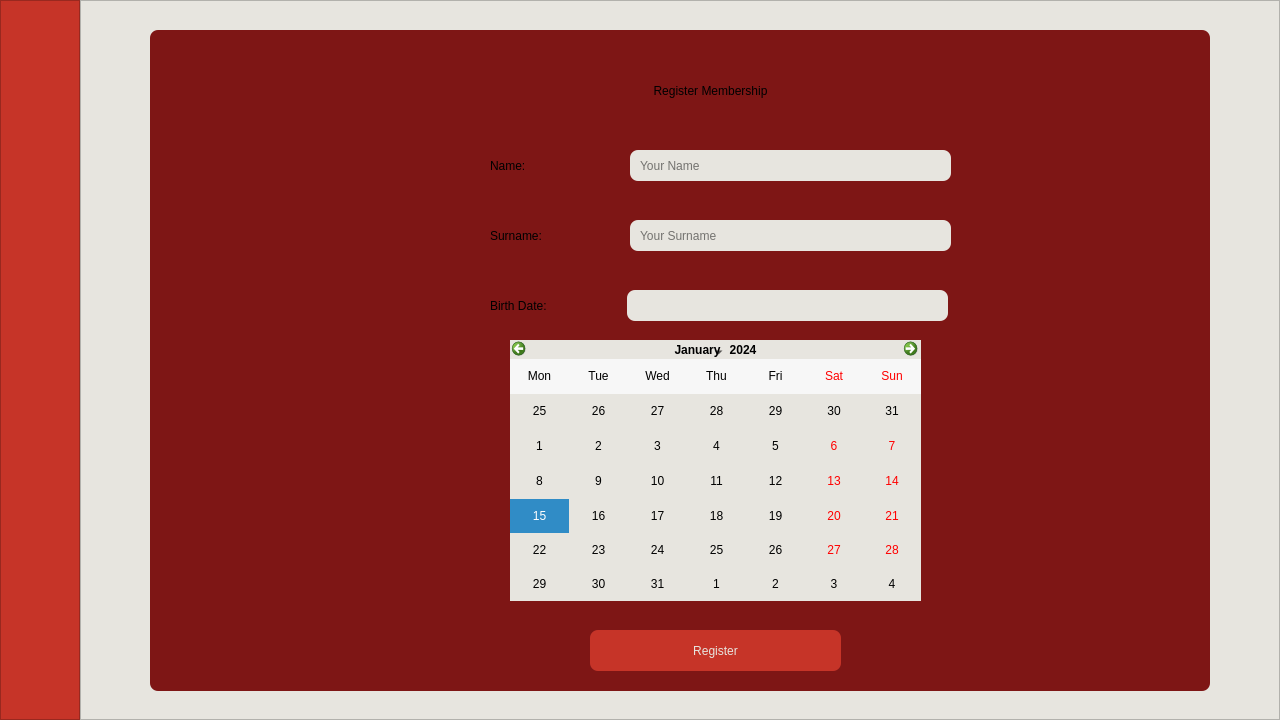
<?xml version="1.0" encoding="UTF-8"?>
<ui version="4.0">
 <class>MainWindow</class>
 <widget class="QMainWindow" name="MainWindow">
  <property name="geometry">
   <rect>
    <x>0</x>
    <y>0</y>
    <width>1280</width>
    <height>720</height>
   </rect>
  </property>
  <property name="windowTitle">
   <string>MainWindow</string>
  </property>
  <property name="autoFillBackground">
   <bool>false</bool>
  </property>
  <property name="styleSheet">
   <string notr="true">background-color:#E7E5DF</string>
  </property>
  <widget class="QWidget" name="centralwidget">
   <layout class="QVBoxLayout" name="verticalLayout">
    <property name="spacing">
     <number>0</number>
    </property>
    <property name="leftMargin">
     <number>0</number>
    </property>
    <property name="topMargin">
     <number>0</number>
    </property>
    <property name="rightMargin">
     <number>0</number>
    </property>
    <property name="bottomMargin">
     <number>0</number>
    </property>
    <item>
     <widget class="QFrame" name="content">
      <property name="frameShape">
       <enum>QFrame::NoFrame</enum>
      </property>
      <property name="frameShadow">
       <enum>QFrame::Raised</enum>
      </property>
      <layout class="QHBoxLayout" name="horizontalLayout">
       <property name="spacing">
        <number>0</number>
       </property>
       <property name="leftMargin">
        <number>0</number>
       </property>
       <property name="topMargin">
        <number>0</number>
       </property>
       <property name="rightMargin">
        <number>0</number>
       </property>
       <property name="bottomMargin">
        <number>0</number>
       </property>
       <item>
        <widget class="QFrame" name="sidebar">
         <property name="maximumSize">
          <size>
           <width>80</width>
           <height>16777215</height>
          </size>
         </property>
         <property name="styleSheet">
          <string notr="true">*{
background-color: rgb(198, 52, 40);
}

.QPushButton{
	color:black;
	border: 0;
	padding: 4px;
}
.QPushButton:hover{
	background-color: #7E1615;
}
</string>
         </property>
         <property name="frameShape">
          <enum>QFrame::StyledPanel</enum>
         </property>
         <property name="frameShadow">
          <enum>QFrame::Raised</enum>
         </property>
         <layout class="QVBoxLayout" name="verticalLayout_2">
          <item>
           <widget class="QPushButton" name="homeBtn">
            <property name="styleSheet">
             <string notr="true"/>
            </property>
            <property name="text">
             <string/>
            </property>
            <property name="icon">
             <iconset resource="../../picture/resource.qrc">
              <normaloff>:/icon/restaurant.png</normaloff>:/icon/restaurant.png</iconset>
            </property>
            <property name="iconSize">
             <size>
              <width>36</width>
              <height>36</height>
             </size>
            </property>
           </widget>
          </item>
          <item>
           <widget class="QPushButton" name="userinfoBtn">
            <property name="styleSheet">
             <string notr="true"/>
            </property>
            <property name="text">
             <string/>
            </property>
            <property name="icon">
             <iconset resource="../../picture/resource.qrc">
              <normaloff>:/icon/user-black.png</normaloff>:/icon/user-black.png</iconset>
            </property>
            <property name="iconSize">
             <size>
              <width>36</width>
              <height>36</height>
             </size>
            </property>
           </widget>
          </item>
          <item>
           <widget class="QPushButton" name="notiBtn">
            <property name="text">
             <string/>
            </property>
            <property name="icon">
             <iconset resource="../../picture/resource.qrc">
              <normaloff>:/icon/bell.png</normaloff>:/icon/bell.png</iconset>
            </property>
            <property name="iconSize">
             <size>
              <width>36</width>
              <height>36</height>
             </size>
            </property>
           </widget>
          </item>
          <item>
           <widget class="QPushButton" name="historyBtn">
            <property name="text">
             <string/>
            </property>
            <property name="icon">
             <iconset resource="../../picture/resource.qrc">
              <normaloff>:/icon/time-past.png</normaloff>:/icon/time-past.png</iconset>
            </property>
            <property name="iconSize">
             <size>
              <width>36</width>
              <height>36</height>
             </size>
            </property>
           </widget>
          </item>
          <item>
           <widget class="QPushButton" name="feedbackBtn">
            <property name="text">
             <string/>
            </property>
            <property name="icon">
             <iconset resource="../../picture/resource.qrc">
              <normaloff>:/icon/feedback.png</normaloff>:/icon/feedback.png</iconset>
            </property>
            <property name="iconSize">
             <size>
              <width>36</width>
              <height>36</height>
             </size>
            </property>
           </widget>
          </item>
          <item>
           <spacer name="verticalSpacer">
            <property name="orientation">
             <enum>Qt::Vertical</enum>
            </property>
            <property name="sizeHint" stdset="0">
             <size>
              <width>20</width>
              <height>343</height>
             </size>
            </property>
           </spacer>
          </item>
          <item>
           <widget class="QPushButton" name="logoutBtn">
            <property name="text">
             <string/>
            </property>
            <property name="icon">
             <iconset resource="../../picture/resource.qrc">
              <normaloff>:/icon/exit.png</normaloff>:/icon/exit.png</iconset>
            </property>
            <property name="iconSize">
             <size>
              <width>36</width>
              <height>36</height>
             </size>
            </property>
           </widget>
          </item>
         </layout>
        </widget>
       </item>
       <item>
        <widget class="QFrame" name="frame_page">
         <property name="frameShape">
          <enum>QFrame::StyledPanel</enum>
         </property>
         <property name="frameShadow">
          <enum>QFrame::Raised</enum>
         </property>
         <widget class="QFrame" name="reservationFrame">
          <property name="geometry">
           <rect>
            <x>70</x>
            <y>30</y>
            <width>1060</width>
            <height>661</height>
           </rect>
          </property>
          <property name="styleSheet">
           <string notr="true">
	background-color: rgb(126, 22, 21);
	border-radius: 8px;
</string>
          </property>
          <property name="frameShape">
           <enum>QFrame::StyledPanel</enum>
          </property>
          <property name="frameShadow">
           <enum>QFrame::Raised</enum>
          </property>
          <widget class="QLabel" name="label">
           <property name="geometry">
            <rect>
             <x>390</x>
             <y>30</y>
             <width>341</width>
             <height>61</height>
            </rect>
           </property>
           <property name="styleSheet">
            <string notr="true">font: 700 32pt &quot;Arial&quot;;</string>
           </property>
           <property name="text">
            <string>Register Membership</string>
           </property>
           <property name="alignment">
            <set>Qt::AlignCenter</set>
           </property>
          </widget>
          <widget class="QCalendarWidget" name="birthCalenda">
           <property name="geometry">
            <rect>
             <x>360</x>
             <y>310</y>
             <width>411</width>
             <height>261</height>
            </rect>
           </property>
           <property name="styleSheet">
            <string notr="true">background-color: #E7E5DF;
color: rgb(0, 0, 0);
border-radius: 0px</string>
           </property>
           <property name="gridVisible">
            <bool>false</bool>
           </property>
           <property name="horizontalHeaderFormat">
            <enum>QCalendarWidget::ShortDayNames</enum>
           </property>
           <property name="verticalHeaderFormat">
            <enum>QCalendarWidget::NoVerticalHeader</enum>
           </property>
           <property name="navigationBarVisible">
            <bool>true</bool>
           </property>
           <property name="dateEditEnabled">
            <bool>true</bool>
           </property>
          </widget>
          <widget class="QPushButton" name="confirmBtn">
           <property name="geometry">
            <rect>
             <x>440</x>
             <y>600</y>
             <width>251</width>
             <height>41</height>
            </rect>
           </property>
           <property name="styleSheet">
            <string notr="true">QPushButton{
background-color: #C63428;
color: rgb(231, 229, 223);
font: 16pt &quot;Arial&quot;;
padding:8px;
}
QPushButton:hover{
background-color:rgb(152, 43, 37)
}</string>
           </property>
           <property name="text">
            <string>Register</string>
           </property>
          </widget>
          <widget class="QLabel" name="nameLabel">
           <property name="geometry">
            <rect>
             <x>340</x>
             <y>120</y>
             <width>71</width>
             <height>31</height>
            </rect>
           </property>
           <property name="styleSheet">
            <string notr="true">font: 700 24pt &quot;KoHo&quot;;</string>
           </property>
           <property name="text">
            <string>Name:</string>
           </property>
          </widget>
          <widget class="QLineEdit" name="userSurname">
           <property name="geometry">
            <rect>
             <x>480</x>
             <y>190</y>
             <width>321</width>
             <height>31</height>
            </rect>
           </property>
           <property name="styleSheet">
            <string notr="true">background-color: rgb(231, 229, 223);
color:black;
font: 16pt &quot;Arial&quot;;
padding:8px;</string>
           </property>
           <property name="placeholderText">
            <string>Your Surname</string>
           </property>
          </widget>
          <widget class="QLineEdit" name="userName">
           <property name="geometry">
            <rect>
             <x>480</x>
             <y>120</y>
             <width>321</width>
             <height>31</height>
            </rect>
           </property>
           <property name="styleSheet">
            <string notr="true">background-color: rgb(231, 229, 223);
color:black;
font: 16pt &quot;Arial&quot;;
padding:8px;</string>
           </property>
           <property name="placeholderText">
            <string>Your Name</string>
           </property>
          </widget>
          <widget class="QLabel" name="surnameLabel">
           <property name="geometry">
            <rect>
             <x>340</x>
             <y>190</y>
             <width>111</width>
             <height>31</height>
            </rect>
           </property>
           <property name="styleSheet">
            <string notr="true">font: 700 24pt &quot;KoHo&quot;;</string>
           </property>
           <property name="text">
            <string>Surname:</string>
           </property>
          </widget>
          <widget class="QLabel" name="birthLabel">
           <property name="geometry">
            <rect>
             <x>340</x>
             <y>260</y>
             <width>131</width>
             <height>31</height>
            </rect>
           </property>
           <property name="styleSheet">
            <string notr="true">font: 700 24pt &quot;KoHo&quot;;</string>
           </property>
           <property name="text">
            <string>Birth Date:</string>
           </property>
          </widget>
          <widget class="QLabel" name="userBirthDate">
           <property name="geometry">
            <rect>
             <x>477</x>
             <y>260</y>
             <width>321</width>
             <height>31</height>
            </rect>
           </property>
           <property name="styleSheet">
            <string notr="true">background-color: rgb(231, 229, 223);
color:black;
font: 16pt &quot;Arial&quot;;</string>
           </property>
           <property name="text">
            <string>  </string>
           </property>
          </widget>
         </widget>
        </widget>
       </item>
      </layout>
     </widget>
    </item>
   </layout>
  </widget>
 </widget>
 <resources>
  <include location="../../picture/resource.qrc"/>
 </resources>
 <connections/>
</ui>
